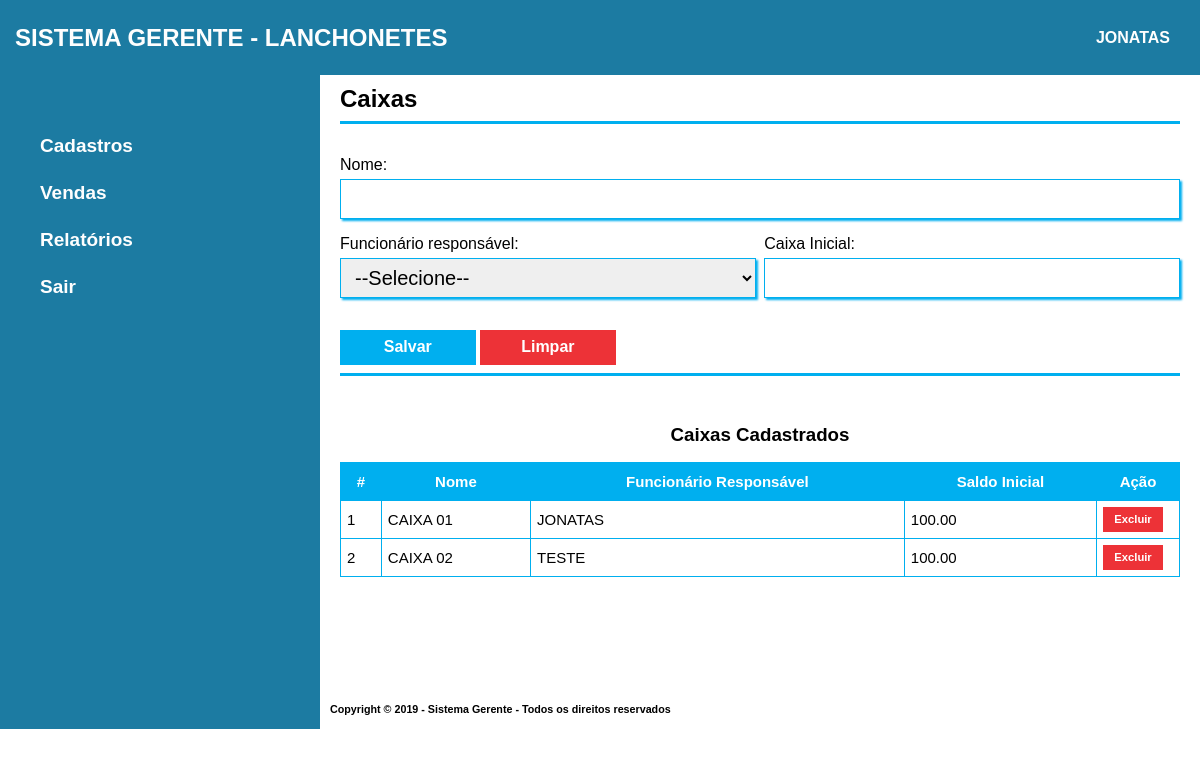
Page /sistema/view/cadastroCaixa.php (signed in) on the committed database.
### tables this page shows
CREATE TABLE IF NOT EXISTS `caixas` (
  `idCaixa` INT NOT NULL AUTO_INCREMENT COMMENT '',
  `nome` VARCHAR(45) NULL COMMENT '',
  `idFuncionario` INT NOT NULL COMMENT '',
  `saldoInicial` DECIMAL(10,2) NULL COMMENT '',
  `status` INT NOT NULL COMMENT '',
  PRIMARY KEY (`idCaixa`)  COMMENT '',
  INDEX `fk_caixa_funcionario_idx` (`idFuncionario` ASC)  COMMENT '',
  CONSTRAINT `fk_caixa_funcionario`
    FOREIGN KEY (`idFuncionario`)
    REFERENCES `funcionarios` (`idFuncionario`)
    ON DELETE NO ACTION
    ON UPDATE NO ACTION);

CREATE TABLE IF NOT EXISTS `funcionarios` (
  `idFuncionario` INT NOT NULL AUTO_INCREMENT COMMENT '',
  `nome` VARCHAR(100) NULL COMMENT '',
  `CPF` VARCHAR(11) NULL COMMENT '',
  `endereco` VARCHAR(200) NULL COMMENT '',
  `sexo` VARCHAR(20) NULL COMMENT '',
  `funcao` VARCHAR(45) NULL COMMENT '',
  `telefone` VARCHAR(11) NULL COMMENT '',
  `whatsapp` VARCHAR(11) NULL COMMENT '',
  `senha` VARCHAR(100) NULL COMMENT '',
  `email` VARCHAR(100) NULL COMMENT '',
  `status` INT NOT NULL COMMENT '',
  PRIMARY KEY (`idFuncionario`)  COMMENT '',
  UNIQUE INDEX `CPF_UNIQUE` (`CPF` ASC)  COMMENT '');

### sistema/controller/DB.php (called while the page is built, shortened)
<?php
class DB {
	private static $instance;
	static function getInstance(){
		if(!isset(self::$instance))	{
			try{
				self::$instance = new PDO("mysql:host=127.0.0.1;dbname=sistemagerente", 'root', "");
				self::$instance->setAttribute(PDO::ATTR_ERRMODE, PDO::ERRMODE_EXCEPTION);
				self::$instance->setAttribute(PDO::ATTR_DEFAULT_FETCH_MODE, PDO::FETCH_OBJ);
			} catch (PDOException $e){
				echo $e->getMessage();
			}
		}
		return self::$instance;
	}
}
?>

### sistema/controller/caixaController.php (called while the page is built, shortened)
<?php
require_once '../controller/DB.php';
require_once '../model/Caixa.php';
function listaCaixas() {
    $caixa = new Caixa(DB::getInstance(), null);
    return $caixa->listar();
}
?>

### sistema/model/Caixa.php (called while the page is built, shortened)
<?php
require_once '../controller/DB.php';
class Caixa{
	private $conexao;
    public function __construct($conexao, $caixa) {
        $this->conexao = $conexao;
    }
    public function listar() {
        try {
            $sql = 'SELECT idCaixa, c.nome, f.nome as funcionario, saldoInicial
                    FROM caixas c
                    INNER JOIN funcionarios f ON c.idFuncionario = f.idFuncionario
                    WHERE c.status > 0';
            $stmt = $this->conexao->prepare($sql);
            $stmt->execute();
            return $stmt->fetchAll(PDO::FETCH_OBJ);
        } catch (PDOException $e) {
            echo $e->getMessage();
        }
    }
}
?>

### sistema/view/cadastroCaixa.php (the view, shortened to what this page needs)
<!DOCTYPE html>
<html>
<head>
    <link rel="stylesheet" type="text/css" href="../assets/css/style.css" />
</head>
<body>
    <div>
        <?php include "header.php" ?>
        <div class="container">
            <div class="menu">
                <?php include "menu_lateral.php" ?>
            </div>
            <div class="form">
                <?php require_once '../controller/caixaController.php';?>
                <?php if (isset($_GET['excluir_registro'])) {
                    foreach (listacaixas() as $caixas){
                        if($caixas->idCaixa == $_GET['excluir_registro']){ ?>
                <div>
                    <form name="excluircaixa" method="POST" action="../controller/caixaController.php">
                        <input type="hidden" id="idcaixa" name="idcaixa" value="<?php echo $caixas->idcaixa ?>">
                        <div class="titulo_form">
                            <h2>Excluir Caixa</h2>
                        </div>
                        <div class="confirmacao_excluir">
                            <h3>Deseja mesmo excluir o caixa?</h3>
                        </div>
                        <div class="form_group">
                            <div class="campo col_1">
                                <label>Nome: </label>
                                <input class="col1" readonly type="text" id="nome" name="nome" value="<?php echo $caixas->nome ?>">
                            </div>
                            <div class="campo col_1">
                                <label>Funcionário: </label>
                                <input class="col1" readonly type="text" id="nome" name="nome" value="<?php echo $caixas->funcionario ?>">
                            </div>
                        </div>
                        <div class="botao">
                            <input class="botao_principal" type="submit" id="excluir" name="excluir" value="Excluir">
                            <input class="botao_secundario" type="submit" id="cancelar" name="cancelar" value="Cancelar">
                        </div>
                    </form>
                </div>
                <?php
                        }
                    }
                } else { ?>
                <div>
                    <div class="titulo_form">
                	   <h2>Caixas</h2>
                    </div>
                    <fieldset>
                        <div class="form_group">
                        	<form name="cadastrocaixa" method="POST" action="../controller/caixaController.php">
                        		<div class="campo col_1">
                        			<label>Nome: </label>
                                    <input class="col1" type="text" id="nome" name="nome" required="required" autofocus>
                                </div>
                                <div class="campo campo2col">
                                    <div class="campo col2">
                                        <label>Funcionário responsável:</label>
                                        <select class="col2" id="idFuncionario" name="idFuncionario">
                                            <option value="">--Selecione--</option>
                                        </select>
                                    </div>
                                    <div class="campo col2">
                                        <label>Caixa Inicial: </label>
                                        <input class="col2" type="text" id="saldoInicial" name="saldoInicial" required="required">
                                    </div>
                                </div>
                                <div class="botao">
                                    <input class="botao_principal" type="submit" id="salvar" name="salvar" value="Salvar">
                                    <input class="botao_secundario" type="reset" value="Limpar" />
                                </div>
                        	</form>
                        </div>
                    </fieldset>
                    <fieldset>
                        <div>
                            <?php if (listacaixas() != null) {?>
                            <div class="titulo_table">
                                <h3>Caixas Cadastrados</h3>
                            </div>
                            <div class="table">
                                <table>
                                    <tr>
                                        <th>#</th>
                                        <th>Nome</th>
                                        <th>Funcionário Responsável</th>
                                        <th>Saldo Inicial</th>
                                        <th width="70">Ação</th>
                                    </tr>
                                    <?php foreach (listacaixas() as $caixas){?>
                                    <tr data-id="<?= $caixas->idCaixa;?>">
                                        <td><?= $caixas->idCaixa;?></td>
                                        <td><?= $caixas->nome;?></td>
                                        <td><?= $caixas->funcionario;?></td>
                                        <td><?= $caixas->saldoInicial;?></td>
                                        <td width="70"><a href="cadastroCaixa.php?excluir_registro=<?php echo $caixas->idCaixa; ?>"><button class="botao_acao_s">Excluir</button></a></td>
                                    </tr>
                                    <?php }?>
                                </table>
                            </div>
                            <?php }?>
                        </div>
                    </fieldset>
                </div>
                <?php }?>
            </div>
        </div>
        <?php include "footer.php" ?>
    </div>
</body>
</html>

### sistema/assets/css/style.css (style rules this page uses)
* { margin: 0; padding: 0; }
a { text-decoration: none; }
body { padding: 0; margin: 0; width: auto; height: auto; font-family: Verdana, sans-serif; position: absolute; overflow-x: hidden; }
.container { width: 100vw; display: grid; grid-template-columns: 320px auto; grid-template-rows: minmax(614px, auto); }
.menu { background: #1C7BA2; display: inline-block; }
.form { box-sizing: border-box; padding: 10px 20px; display: inline-block; }
.form_group { padding-top: 2em; }
.botao { padding-bottom: 0.5em; }
.botao_verde, .botao_principal, .botao_secundario, .botao_acao_p, .botao_acao_s, select, label.checkbox { cursor: pointer; }
.botao_principal { font-size: 1em; font-weight:bold; background: #00AFEF; border: 0; color: #FFF; width: 145px; height: 35px; }
.botao_secundario { font-size: 1em; font-weight:bold; background: #ED3237; border: 0; color: #FFF; width: 145px; height: 35px; }
.botao_acao_s { font-size: 0.75em; font-weight:bold; background: #ED3237; border: 0; color: #FFF; width: 60px; height: 25px; }
fieldset { border: 0; }
body, input, select, textarea, button { font-family: Verdana, sans-serif; font-size: 1em; }
.campo { margin-bottom: 1em; }
.campo label { margin-bottom: 0.3em; display: block; }
.campo2col { width: 100%; display: grid; grid-template-columns: 49.5% 49.5%; grid-column-gap: 1%; }
.col1 { width: 100%; }
.col2 { display: inline-grid; width: 100%; margin-right: 20px; }
.campo input[type="text"], .campo input[type="email"], .campo input[type="url"], .campo input[type="tel"], .campo input[type="file"], .campo input[type="password"], .campo select, .campo textarea { height: 2em; border: 1px solid #00AFEF; box-shadow: 2px 2px 2px #00AFEF; display: block; font-size: 1.25em; padding-left: 0.5em; padding-right: 0.5em; }
.campo input[type="text"], .campo input[type="email"], .campo input[type="url"], .campo input[type="file"], .campo input[type="password"], .campo input[type="tel"] { -webkit-box-sizing: border-box; -moz-box-sizing: border-box; box-sizing: border-box; }
.campo select option { padding-right: 1em; }
.titulo_form { border-bottom: 0.2em solid #00AFEF; padding-bottom: 0.5em; }
.titulo_table { padding-top: 3em; text-align: center; border-top: 0.2em solid #00AFEF; }
.table { padding-top: 1em; }
table { font-family: Verdana, sans-serif; font-size: 15px; border-collapse: collapse; width: 100%; }
table td, table th { border: 1px solid #00AFEF; padding: 6px; }
table th { padding-top: 10px; padding-bottom: 10px; text-align: center; background-color: #00AFEF; color: white; }
.form_pdv .botao_verde, .botao_principal, .botao_secundario { width: 135.6px; height: 35px; }

### rows in the picture
caixas: idCaixa "1", nome "CAIXA 01", idFuncionario.nome "JONATAS", saldoInicial "100.00"
caixas: idCaixa "2", nome "CAIXA 02", idFuncionario.nome "TESTE", saldoInicial "100.00"

### other values in the picture
$_SESSION['dados_usuario']->nome "JONATAS"
